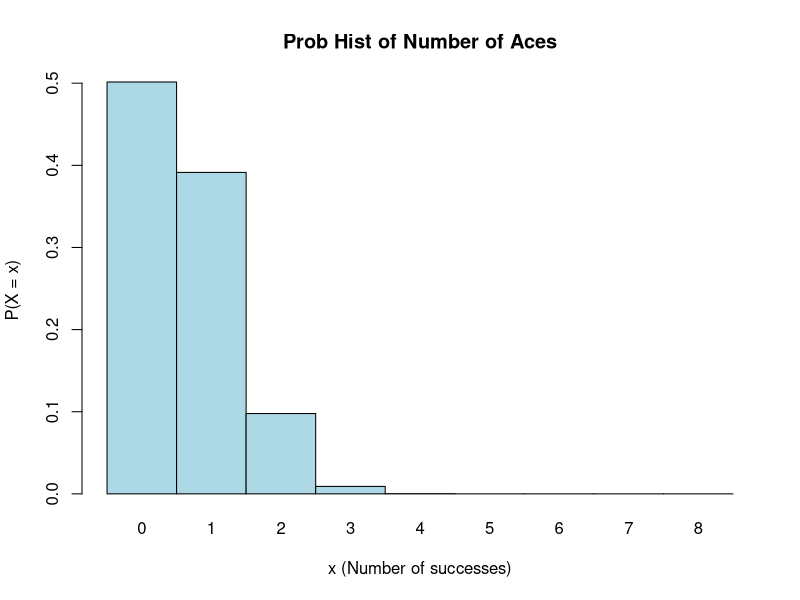
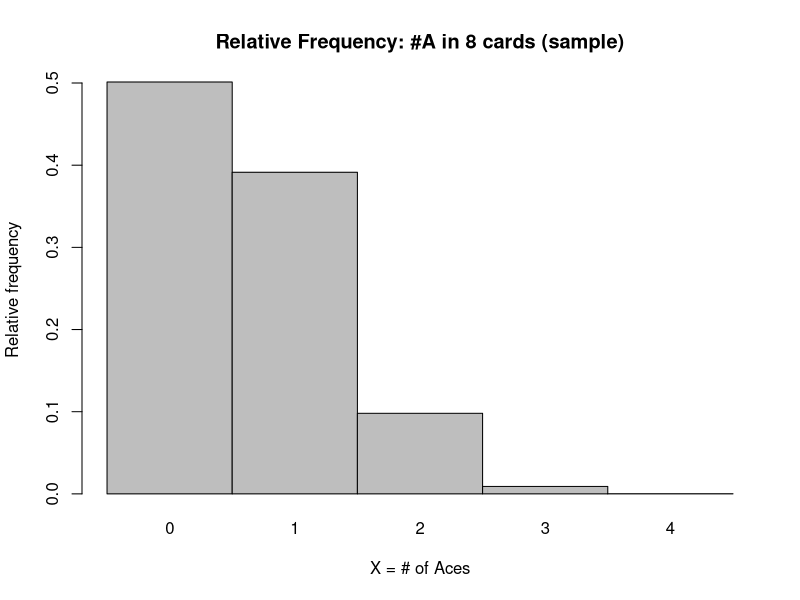
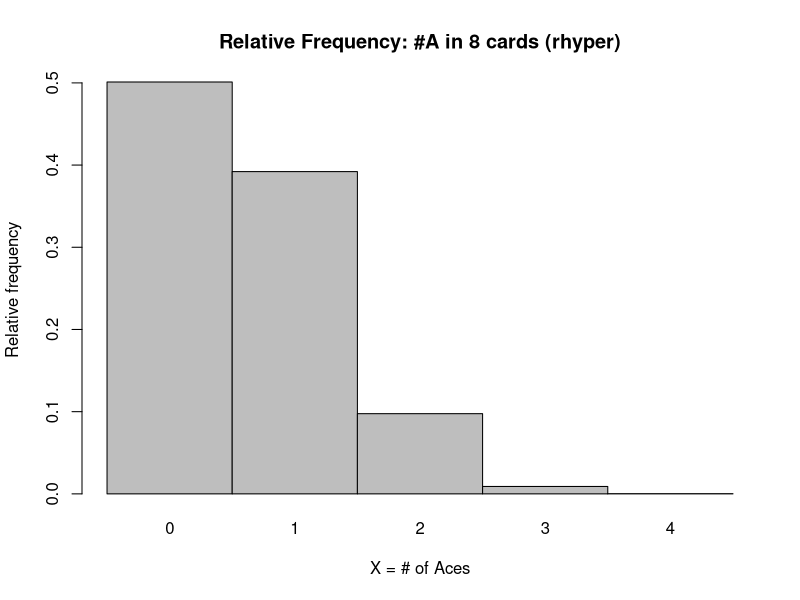
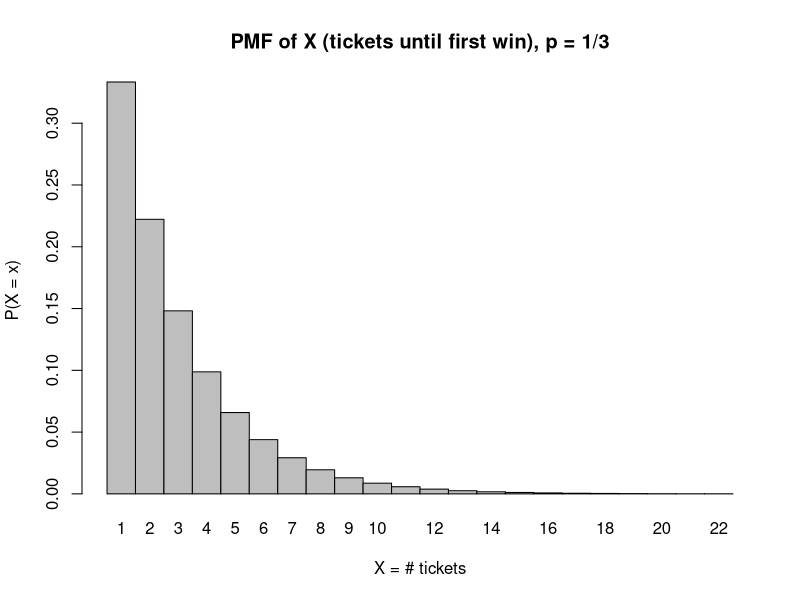
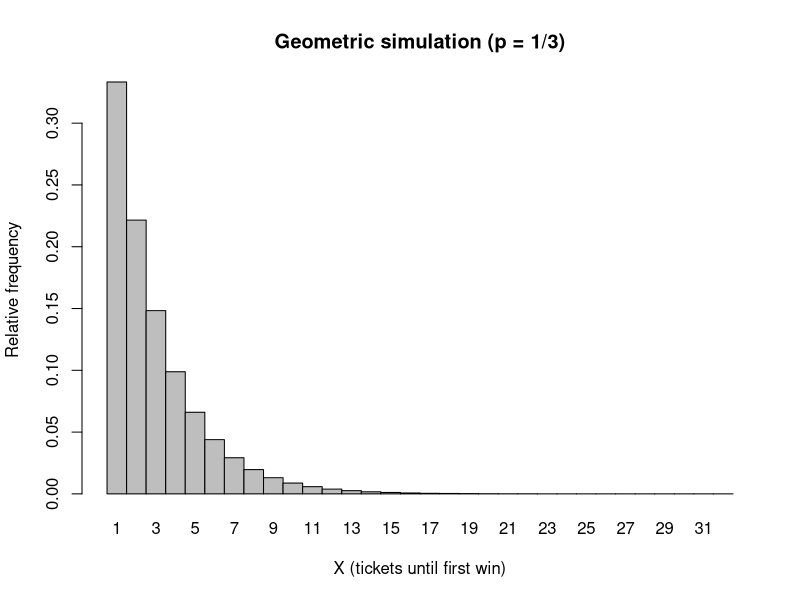
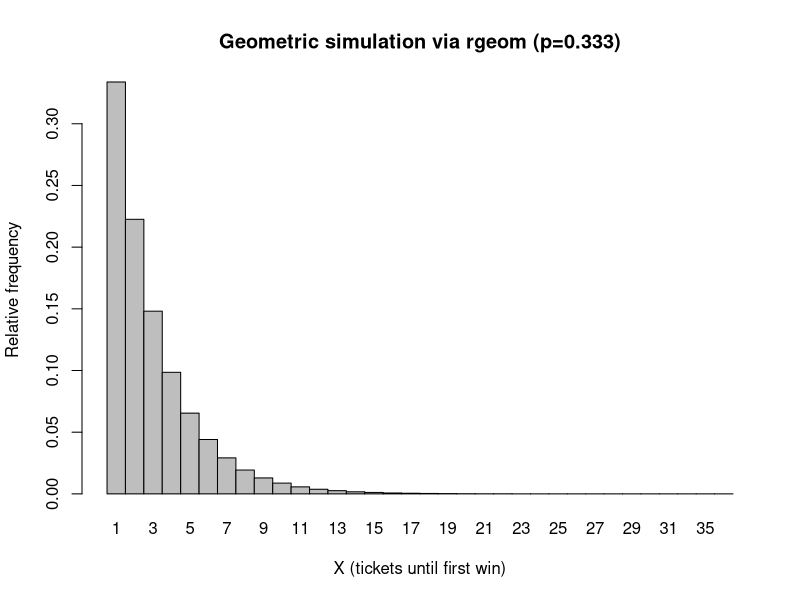
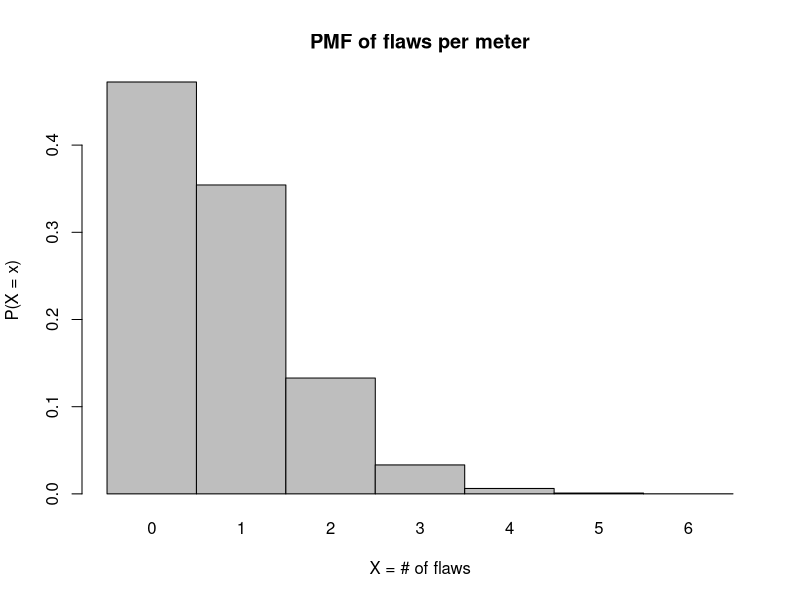
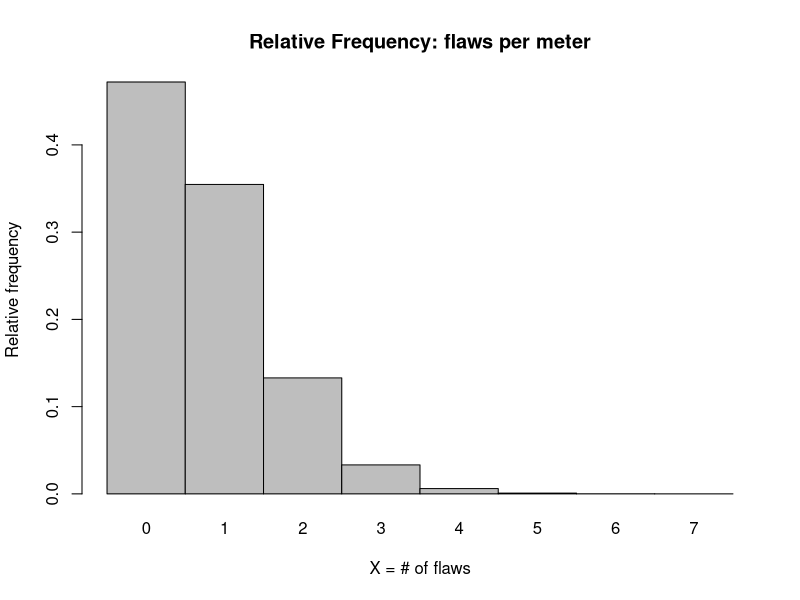

The R script that drew these images, in order:
## ---- chunk 1
N <- 52
K <- 4
n <- 8
## ---- chunk 2
X.vals <- 0:8
d.vals <- as.table(dhyper(X.vals, K, N-K, n))
names(d.vals) <- X.vals
d.vals
## ---- chunk 3
barplot(d.vals,
        space = 0,
        main = "Prob Hist of Number of Aces",
        xlab = "x (Number of successes)",
        ylab = "P(X = x)",
        col = "lightblue")
## ---- chunk 4
DrawCards <- function(n.cards, m.trials){
  X.vals <- integer(m.trials)
  deck <- c(rep("A", 4), rep("B", 48))
  for(i in seq_len(m.trials)){
    X.vals[i] <- sum(sample(deck, n.cards, replace = FALSE) == "A")
  }
  return(prop.table(table(X.vals)))
}

set.seed(69)
rel <- DrawCards(n.cards = 8, m.trials = 10^6)

print(rel)
barplot(rel, space=0,
        main = "Relative Frequency: #A in 8 cards (sample)",
        xlab = "X = # of Aces",
        ylab = "Relative frequency")
## ---- chunk 5
DrawCards_rhyper <- function(n.cards, m.trials){
  X <- rhyper(m.trials, m = 4, n = 52 - 4, k = n.cards)
  rel <- prop.table(table(X))
  barplot(rel, space = 0,
          main = "Relative Frequency: #A in 8 cards (rhyper)",
          xlab = "X = # of Aces", ylab = "Relative frequency")
  return(rel)
}

set.seed(1)
rel_rhyper <- DrawCards_rhyper(n.cards = 8, m.trials = 10^6)
## ---- chunk 6
m <- 333
n <- 999 - m
k <- 300

a_100_exact <- dhyper(100, m, n, k)
b_le_100    <- phyper(100, m, n, k)
c_lt_100    <- phyper(99,  m, n, k)
d_ge_110    <- 1 - phyper(109, m, n, k)
e_90_110    <- phyper(110, m, n, k) - phyper(89, m, n, k)

a_100_exact
b_le_100
c_lt_100
d_ge_110
e_90_110
## ---- chunk 7
p <- 1/3
## ---- chunk 8
cutoff <- 0.00005
X <- c()
P <- c()
k <- 1L
repeat{
  pk <- dgeom(k - 1L, prob = p)
  if(pk < cutoff) break
  X <- c(X, k); P <- c(P, pk)
  k <- k + 1L
}

pmf <- setNames(P, X)
pmf

barplot(height = pmf, space = 0,
        main = "PMF of X (tickets until first win), p = 1/3",
        xlab = "X = # tickets", ylab = "P(X = x)")
## ---- chunk 9
SimulateLotteryTickets <- function(p.win, m.trials){
  X.vals <- integer(m.trials)
  for(i in seq_len(m.trials)){
    have.won  <- FALSE
    n.tickets <- 0L
    while(!have.won){
      ticket <- sample(c("Win", "Lose"), 1, prob = c(p.win, 1 - p.win))
      n.tickets <- n.tickets + 1L
      if (ticket == "Win"){
        have.won <- TRUE
      }
    }
    X.vals[i] <- n.tickets
  }
  X.vals
}
set.seed(1)
res <- SimulateLotteryTickets(1/3, 10^6)
rel_res <- prop.table(table(res))
print(rel_res)
barplot(rel_res, space = 0,
        xlab = "X (tickets until first win)",
        ylab = "Relative frequency",
        main = "Geometric simulation (p = 1/3)")

## ---- chunk 10
SimulateLottery_rgeom <- function(p.win, m.trials){
  X <- rgeom(m.trials, prob = p.win) + 1L
  rel <- prop.table(table(X))
  barplot(rel, space = 0,
          main = sprintf("Geometric simulation via rgeom (p=%.3f)", p.win),
          xlab = "X (tickets until first win)", ylab = "Relative frequency")
  invisible(rel)
}

set.seed(1)
rel_sim_rgeom <- SimulateLottery_rgeom(1/3, 1e6)
## ---- chunk 11
p_fail <- 0.001

a_by_500    <- pgeom(499,  p_fail)
b_atleast_1200 <- 1 - pgeom(1198, p_fail)
c_1000_2000 <- pgeom(1999, p_fail) - pgeom(998, p_fail)

a_by_500
b_atleast_1200
c_1000_2000
## ---- chunk 12
lambda <- 0.75
cutoff <- 5e-5

x <- 0L
px <- dpois(x, lambda)
X <- x
P <- px
repeat{
x <- x + 1L
px <- dpois(x, lambda)
if (px < cutoff) break
X <- c(X, x)
P <- c(P, px)
}

pois_pmf <- setNames(P, X)
pois_pmf

barplot(pois_pmf,
        space = 0,
        main = "PMF of flaws per meter",
        xlab = "X = # of flaws",
        ylab = "P(X = x)")
## ---- chunk 13
set.seed(1)
m.reps <- 10^6
X <- rpois(m.reps, lambda = 0.75)
rel <- prop.table(table(X))
rel

barplot(rel,
        space = 0,
        main = "Relative Frequency: flaws per meter",
        xlab = "X = # of flaws",
        ylab = "Relative frequency")
## ---- chunk 14
lam <- 34

a_exact_34 <- dpois(34, lam)
b_le_30    <- ppois(30, lam)
c_lt_30    <- ppois(29, lam)
d_gt_38    <- 1 - ppois(38, lam)
e_ge_38    <- 1 - ppois(37, lam)
f_30_40    <- ppois(40, lam) - ppois(29, lam)

g_two_years_each_le_34 <- ppois(34, lam)^2
h_two_years_total_le_68 <- ppois(68, 2 * lam)

a_exact_34
b_le_30
c_lt_30
d_gt_38
e_ge_38
f_30_40
g_two_years_each_le_34
h_two_years_total_le_68
